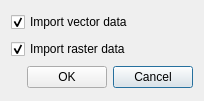
<?xml version="1.0" encoding="UTF-8"?>
<ui version="4.0">
 <class>ImportDialog</class>
 <widget class="QDialog" name="ImportDialog">
  <property name="geometry">
   <rect>
    <x>0</x>
    <y>0</y>
    <width>204</width>
    <height>101</height>
   </rect>
  </property>
  <property name="windowTitle">
   <string>Import</string>
  </property>
  <layout class="QVBoxLayout" name="verticalLayout_5">
   <item>
    <widget class="QCheckBox" name="chkImportVector">
     <property name="text">
      <string>Import vector data</string>
     </property>
     <property name="checked">
      <bool>true</bool>
     </property>
    </widget>
   </item>
   <item>
    <widget class="QCheckBox" name="chkImportRaster">
     <property name="text">
      <string>Import raster data</string>
     </property>
     <property name="checked">
      <bool>true</bool>
     </property>
    </widget>
   </item>
   <item>
    <layout class="QGridLayout" name="gridLayout_3">
     <item row="0" column="0">
      <layout class="QHBoxLayout" name="horizontalLayout">
       <item>
        <spacer name="horizontalSpacer">
         <property name="orientation">
          <enum>Qt::Horizontal</enum>
         </property>
         <property name="sizeHint" stdset="0">
          <size>
           <width>40</width>
           <height>20</height>
          </size>
         </property>
        </spacer>
       </item>
       <item>
        <widget class="QPushButton" name="okButton">
         <property name="text">
          <string>OK</string>
         </property>
        </widget>
       </item>
       <item>
        <widget class="QPushButton" name="cancelButton">
         <property name="text">
          <string>Cancel</string>
         </property>
         <property name="default">
          <bool>true</bool>
         </property>
        </widget>
       </item>
      </layout>
     </item>
    </layout>
   </item>
  </layout>
 </widget>
 <resources/>
 <connections>
  <connection>
   <sender>cancelButton</sender>
   <signal>clicked()</signal>
   <receiver>ImportDialog</receiver>
   <slot>reject()</slot>
   <hints>
    <hint type="sourcelabel">
     <x>652</x>
     <y>406</y>
    </hint>
    <hint type="destinationlabel">
     <x>298</x>
     <y>211</y>
    </hint>
   </hints>
  </connection>
  <connection>
   <sender>okButton</sender>
   <signal>clicked()</signal>
   <receiver>ImportDialog</receiver>
   <slot>accept()</slot>
   <hints>
    <hint type="sourcelabel">
     <x>561</x>
     <y>406</y>
    </hint>
    <hint type="destinationlabel">
     <x>298</x>
     <y>211</y>
    </hint>
   </hints>
  </connection>
 </connections>
</ui>
